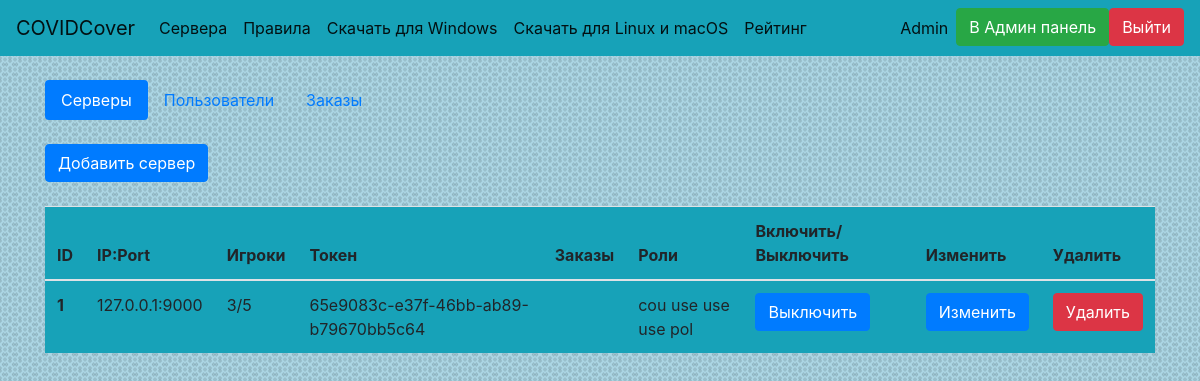
Page /admin (signed in) on the earlier database version.
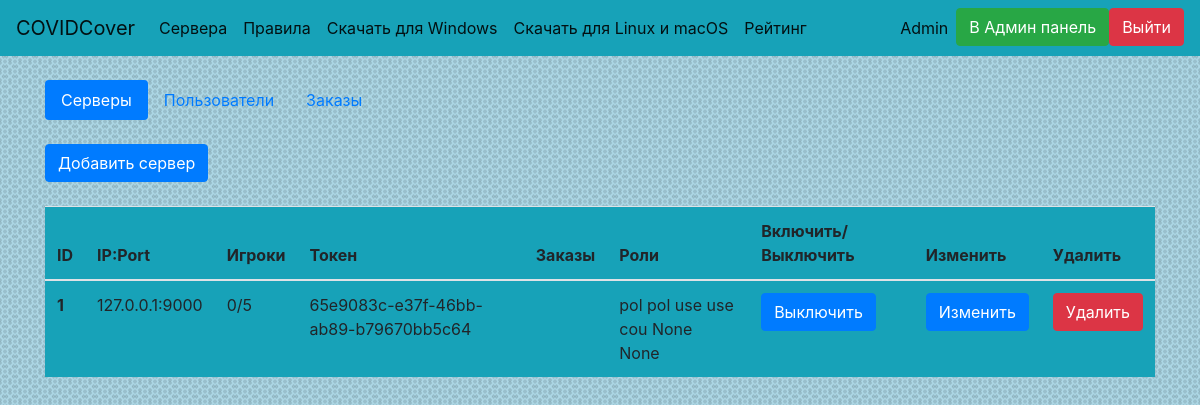
Same page on the later database version.
### website/data/server.py (models this page shows)
class Server(SqlAlchemyBase, SerializerMixin):
    __tablename__ = 'servers'
    id = Column(Integer, primary_key=True, autoincrement=True, unique=True)
    ip = Column(String, unique=True)
    limit = Column(Integer, unique=False, default=5)
    players = Column(String, default='', unique=False)
    players_n = Column(Integer, default=0, unique=False)
    token = Column(String, default=lambda: str(uuid4()), unique=True)
    orders = Column(String, default='', unique=False)
    roles = Column(String, default=' pol pol use use cou ', unique=False)
    running = Column(Boolean, default=1, unique=False)

### website/admin_panel.py (the view)
@bp.route('/admin')
def admin_servers():
    if not current_user.is_authenticated or not current_user.privilege_obj.admin:
        abort(404)
    session = create_session()
    servers = session.query(Server).all()
    return render_template('ad_servers.html', title='Серверы', servers=servers)

### website/data/db_session.py (called while the page is built)
def create_session():
    global __factory
    return __factory()

### website/main.py (called while the page is built)
@login_manager.user_loader
def load_user(user_id):
    session = create_session()
    return session.query(User).get(user_id)

### website/templates/ad_servers.html
{% extends 'base.html'%}
{% block body %}
<ul class="nav nav-pills">
  <li class="nav-item">
    <a class="nav-link active" href="/admin">Серверы</a>
  </li>
  <li class="nav-item">
    <a class="nav-link" href="/admin/users">Пользователи</a>
  </li>
  <li class="nav-item">
    <a class="nav-link" href="/admin/orders">Заказы</a>
  </li>
</ul>
<br><a href="/admin/add" class="btn btn-primary">Добавить сервер</a><br><br>
<div>
    <table class="table bg-info">
        <thead>
            <tr>
                <th scope="col">ID</th>
                <th scope="col">IP:Port</th>
                <th scope="col">Игроки</th>
                <th scope="col">Токен</th>
                <th scope="col">Заказы</th>
                <th scope="col">Роли</th>
                <th scope="col">Включить/Выключить</th>
                <th scope="col">Изменить</th>
                <th scope="col">Удалить</th>
            </tr>
        </thead>
    <tbody>
        {% for server in servers %}
        <tr>
            <th scope="row">{{ server.id }}</th>
            <td>{{ server.ip }}</td>
            <td>{{ server.players_n }}/{{ server.limit }}</td>
            <td>{{ server.token }}</td>
            <td>{{ server.orders }}</td>
            <td>{{ server.roles }}</td>
            <td>
                <a href="/admin/switch?server={{ server.token }}" class="btn btn-primary">
                  {% if server.running %}
                  Выключить
                  {% else %}
                  Включить
                  {% endif %}
                </a>
            </td>
            <td>
                <a class="btn btn-primary" href="/admin/edit?server={{ server.token }}">Изменить</a>
            </td>
            <td>
                <a class="btn btn-danger" href="/admin/delete?server={{ server.token }}">Удалить</a>
            </td>
        </tr>
        {% endfor %}
    </tbody>
    </table>
</div>
{% endblock %}

Differences in the rows shown:
changed Server "65e9083c-e37f-46bb-ab89-b79670bb5c64": players_n "3" → "0"; roles "cou use use use pol" → "pol pol use use cou None None"
